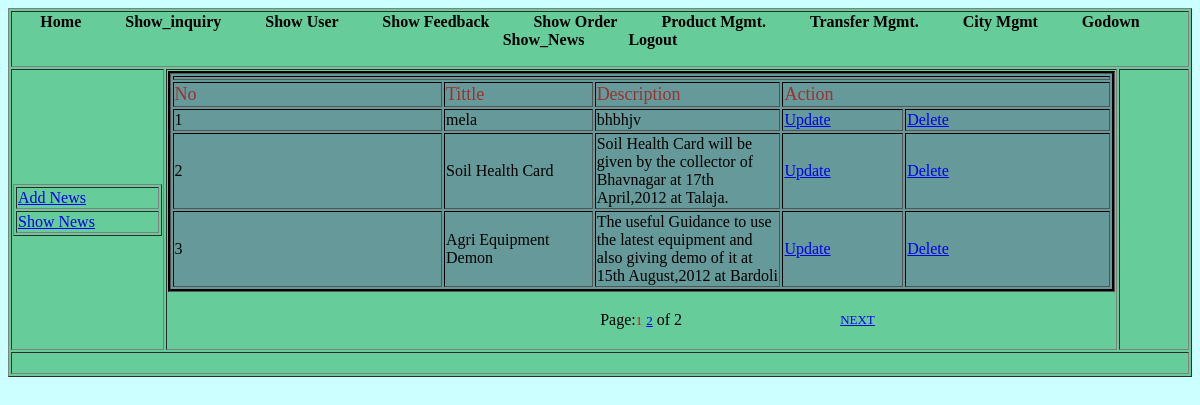
The page /Admin/show_news.php (signed in) on the database its author committed.
### tables this page shows
CREATE TABLE IF NOT EXISTS `news` (
  `nid` int(11) NOT NULL AUTO_INCREMENT,
  `tittle` varchar(20) NOT NULL,
  `description` varchar(255) NOT NULL,
  PRIMARY KEY (`nid`)
);

### Admin/show_news.php (the view, shortened to what this page needs)
<!DOCTYPE html PUBLIC "-//W3C//DTD XHTML 1.0 Transitional//EN" "http://www.w3.org/TR/xhtml1/DTD/xhtml1-transitional.dtd">
<html xmlns="http://www.w3.org/1999/xhtml">
<head>
<link rel="stylesheet" type="text/css" href="styles.css" />
<link href="*" rel="stylesheet" type="text/css" />
</head>
<?php
$page_name="show_news.php";
if(!isset($_REQUEST["start"]))
{
	$start = 0;
}
else
{
	$start = $_REQUEST["start"];
}
		$eu = ($start - 0);
		$limit = 3;
		$this1 = $eu + $limit;
		$next = $eu + $limit;
?>
<body class="body">
  <table width="100%" border="1" align="center" class="background">
    <tr>
      <td colspan="3"><?php include("header.php");?></td>
    </tr>
    <tr>
      <td width="13%"><table width="100%" border="1">
        <tr>
          <td width="20%"><a href="add_news.php">Add News </a></td>
        </tr>
        <tr>
          <td><a href="show_news.php">Show News </a></td>
        </tr>
      </table></td>
      <td width="81%">
        <table width="100%" border="1" align="center" class="table">
          <tr>
            <td colspan="5"><?php
		  ?></td>
          </tr>
          <tr>
            <td width="29%" class="font">No</td>
            <td width="16%" class="font">Tittle</td>
            <td width="20%" class="font">Description</td>
            <td colspan="2" class="font">Action</td>
          </tr>
		      <?php
		$i=1;
	$sql2 = "select * from news";
	$fetch = mysql_query($sql2) or die("query failed");
	$nume = mysql_num_rows($fetch);
	$sql_group=mysql_query("select * from news order by nid desc limit $eu,$limit ");
	if(mysql_num_rows($sql_group)>0)
	{
	while($data=mysql_fetch_array($sql_group))
	{
	?>
          <tr>
            <td><?php echo $i;?></td>
            <td><?php echo $data['tittle'];?></td>
            <td><?php echo $data['description'];?></td>
            <td width="13%"><a href="update_news.php?uid=<?php echo $data['nid'];?>">Update</a>
            </div></td>
            <td width="22%"><a href="del_news.php?did=<?php echo $data['nid'];?>">Delete</a>
              </div></td>
          </tr>
          <?php
	$i++;
	}
	?>
        </table>
      <p>
        	  	  <?php
echo "<table align = 'center' width='50%'><tr><td  align='left' width='30%'>";
	echo "</td><td align=center width='40%'>Page:";
	$l=1;
	$total=0;
	for($i=0;$i < $nume;$i=$i+$limit)
	{
		if($i <> $eu)
		{
			echo " <a href='$page_name?start=$i'><font face='Verdana' size='2'>$l</font></a> ";
		}
		else
		{
			echo "<font face='Verdana' size='2' color=red>$l</font>";
		}
		$l=$l+1;
		$total = $total+1;
	}
echo " of $total</td><td  align='right' width='40%'>";
if($this1 < $nume)
{
	echo "<a href='$page_name?start=$next'><font face='Verdana' size='2'>NEXT</font></a>";}
	echo "</td></tr></table>";
}
?>
	</p></td>
    <td width="18%">&nbsp;</td>
  </tr>
  <tr>
    <td colspan="3">&nbsp;</td>
  </tr>
</table>
</body>
</html>

### Admin/styles.css (style rules this page uses)
.body { background:#CCFFFF; }
.background { background-color:#66CC99; }
.table { background-color: #669999; border:#000000 groove; }
.font { font:Georgia, "Times New Roman", Times, serif; font-size:18px; color: #993333; }

### rows shown on the page
news: tittle "mela", description "bhbhjv"
news: tittle "Soil Health Card", description "Soil Health Card will be given by the collector of Bhavnagar at 17th April,2012 at Talaja."
news: tittle "Agri Equipment Demon", description "The useful Guidance to use the latest equipment and also giving demo of it at 15th August,2012 at Bardoli"

### other values the page prints
$total "2"
